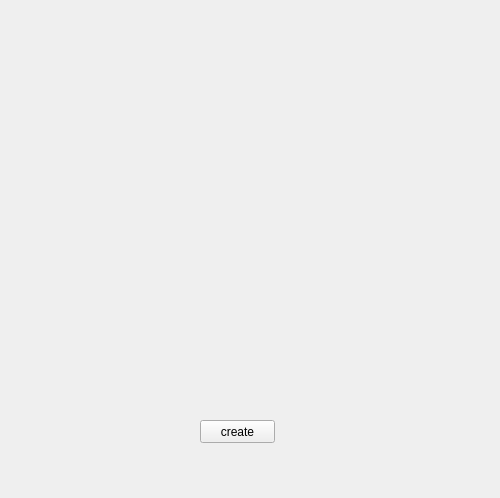
<?xml version="1.0" encoding="UTF-8"?>
<ui version="4.0">
 <class>Form</class>
 <widget class="QWidget" name="Form">
  <property name="geometry">
   <rect>
    <x>0</x>
    <y>0</y>
    <width>500</width>
    <height>498</height>
   </rect>
  </property>
  <property name="windowTitle">
   <string>Form</string>
  </property>
  <widget class="QLabel" name="image">
   <property name="geometry">
    <rect>
     <x>120</x>
     <y>90</y>
     <width>260</width>
     <height>260</height>
    </rect>
   </property>
   <property name="minimumSize">
    <size>
     <width>250</width>
     <height>250</height>
    </size>
   </property>
   <property name="maximumSize">
    <size>
     <width>260</width>
     <height>260</height>
    </size>
   </property>
   <property name="text">
    <string/>
   </property>
  </widget>
  <widget class="QPushButton" name="creat">
   <property name="geometry">
    <rect>
     <x>200</x>
     <y>420</y>
     <width>75</width>
     <height>23</height>
    </rect>
   </property>
   <property name="text">
    <string>create</string>
   </property>
  </widget>
 </widget>
 <resources/>
 <connections/>
</ui>
